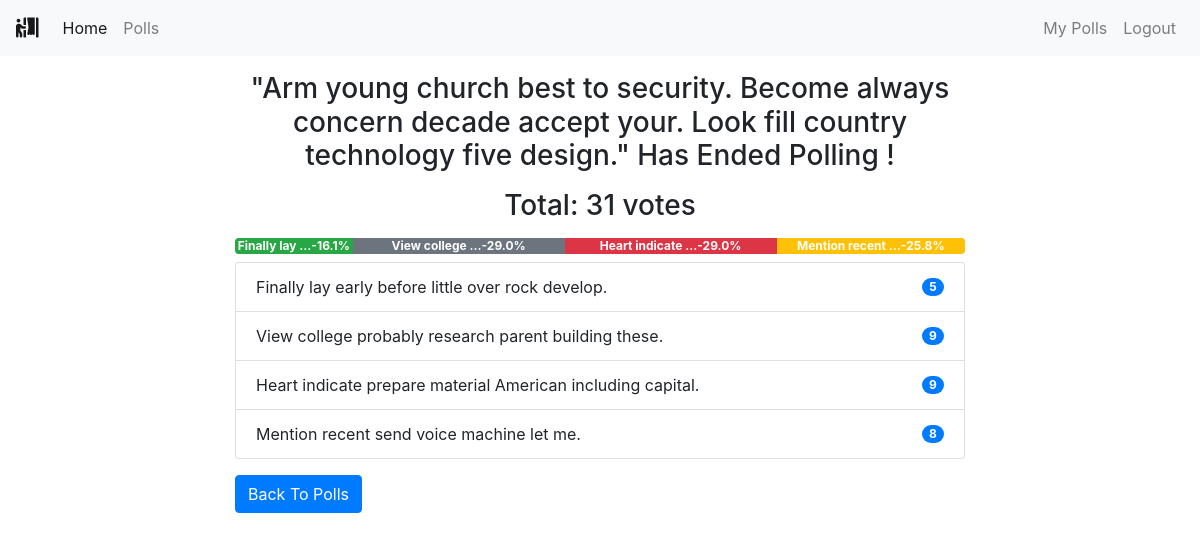
/polls/end/11/ (signed in), run on the app's committed database.
### polls/models.py (models this page shows, shortened)
class Poll(models.Model):
    owner = models.ForeignKey(User, on_delete=models.CASCADE)
    text = models.TextField()
    pub_date = models.DateTimeField(default=timezone.now)
    active = models.BooleanField(default=True)
    @property
    def get_vote_count(self):
        return self.vote_set.count()
    def get_result_dict(self):
        res = []
        for choice in self.choice_set.all():
            d = {}
            alert_class = ['primary', 'secondary', 'success',
                           'danger', 'dark', 'warning', 'info']
            d['alert_class'] = secrets.choice(alert_class)
            d['text'] = choice.choice_text
            d['num_votes'] = choice.get_vote_count
            if not self.get_vote_count:
                d['percentage'] = 0
            else:
                d['percentage'] = (choice.get_vote_count /
                                   self.get_vote_count)*100
            res.append(d)
        return res

class Choice(models.Model):
    poll = models.ForeignKey(Poll, on_delete=models.CASCADE)
    choice_text = models.CharField(max_length=255)
    @property
    def get_vote_count(self):
        return self.vote_set.count()

### polls/views.py (the view)
# urls.py: path('end/<int:poll_id>/', views.endpoll, name='end_poll'),
@login_required
def endpoll(request, poll_id):
    poll = get_object_or_404(Poll, pk=poll_id)
    if request.user != poll.owner:
        return redirect('home')
    if poll.active is True:
        poll.active = False
        poll.save()
        return render(request, 'polls/poll_result.html', {'poll': poll})
    else:
        return render(request, 'polls/poll_result.html', {'poll': poll})

### polls/templates/polls/poll_result.html
{% extends 'base.html' %}
{% block content %}
<div class="container">
    {% if messages %}
    <div class="messages">
        {% for message in messages %}
        <div {% if message.tags %} class="{{ message.tags }}" {% endif %}>{{ message }}
            <button type="button" class="close" data-dismiss="alert" aria-label="Close">
                <span aria-hidden="true">&times;</span>
            </button>
        </div>
        {% endfor %}
    </div>
    {% else %}
    <div class="row">
        <div class="col-md-8 offset-sm-2">
            {% if poll.active %}
            <h3 class="mt-3 mb-3 text-center">Result for: {{ poll.text }}</h3>
            {% else %}
            <h3 class="mt-3 mb-3 text-center">"{{ poll.text }}" Has Ended Polling !</h3>
            {% endif %}
            <h3 class="mb-2 text-center">Total: {{ poll.get_vote_count }} votes</h3>
            <div class="progress mt-3 mb-2">
                {% for choice in poll.get_result_dict %}
                <div class="progress-bar bg-{{ choice.alert_class }}" role="progressbar" style="width: {{ choice.percentage }}%;"
                    aria-valuenow="30" aria-valuemin="0" aria-valuemax="100"><b>
                        {{choice.text|truncatewords:2}}-{{choice.percentage|floatformat}}%</b>
                </div>
                {% endfor %}
            </div>
            <ul class="list-group">
                {% for choice in poll.choice_set.all %}
                <li class="list-group-item d-flex justify-content-between align-items-center">
                    {{ choice.choice_text }}
                    <span class="badge badge-primary badge-pill">{{ choice.get_vote_count }}</span>
                </li>
                {% endfor %}
            </ul>
            {% endif %}
            <a class="btn btn-primary mt-3" href="{% url 'polls:list' %}" role="button">Back To Polls</a>
        </div>
    </div>
</div>
{% endblock content %}

### templates/base.html (shortened to what this page needs)
{% load static %}
<!DOCTYPE html>
<html lang="en">
<head>
    <link rel="stylesheet" href="https://maxcdn.bootstrapcdn.com/bootstrap/4.0.0/css/bootstrap.min.css"
>
    <link rel="stylesheet" href="https://use.fontawesome.com/releases/v5.6.3/css/all.css"
>
</head>
<body>
    {% include 'includes/navbar.html' %}
    {% block content %}
    {% endblock content %}
</body>
</html>

### templates/includes/navbar.html (shortened to what this page needs)
<nav class="navbar navbar-expand-sm navbar-light bg-light">
    <a class="navbar-brand" href="{% url 'home' %}"><i class="fas fa-person-booth"></i></a>
    <div class="collapse navbar-collapse" id="collapsibleNavId">
        <ul class="navbar-nav mr-auto mt-2 mt-lg-0">
            <li class="nav-item active">
                <a class="nav-link" href="{% url 'home' %}">Home <span class="sr-only">(current)</span></a>
            </li>
            {% if request.user.is_authenticated %}
            <li class="nav-item">
                <a class="nav-link" href="{% url 'polls:list' %}">Polls</a>
            </li>
            {% endif %}
        </ul>
        <div class="navbar-nav ml-auto">
            {% if request.user.is_authenticated %}
            <a class="nav-link" href="{% url 'polls:list_by_user' %}">My Polls</a>
            <a class="nav-link" href="{% url 'accounts:logout' %}">Logout</a>
            {% else %}
            <a class="nav-link" href="{% url 'accounts:login' %}">Login</a>
            <a class="nav-link" href="{% url 'accounts:register' %}">Register</a>
            {% endif %}
        </div>
    </div>
</nav>

### data on the page
Poll: text "Arm young church best to security. Become always concern decade accept your. Look fill country technology five design.", get_vote_count "31"
Choice: text "Finally lay …", choice_text "Finally lay early before little over rock develop.", get_vote_count "5"
Choice: text "View college …", choice_text "View college probably research parent building these.", get_vote_count "9"
Choice: text "Heart indicate …", choice_text "Heart indicate prepare material American including capital.", get_vote_count "9"
Choice: text "Mention recent …", choice_text "Mention recent send voice machine let me.", get_vote_count "8"

### other printed values
{{ choice.percentage|floatformat }} "16.1" "29.0" "29.0" "25.8"
